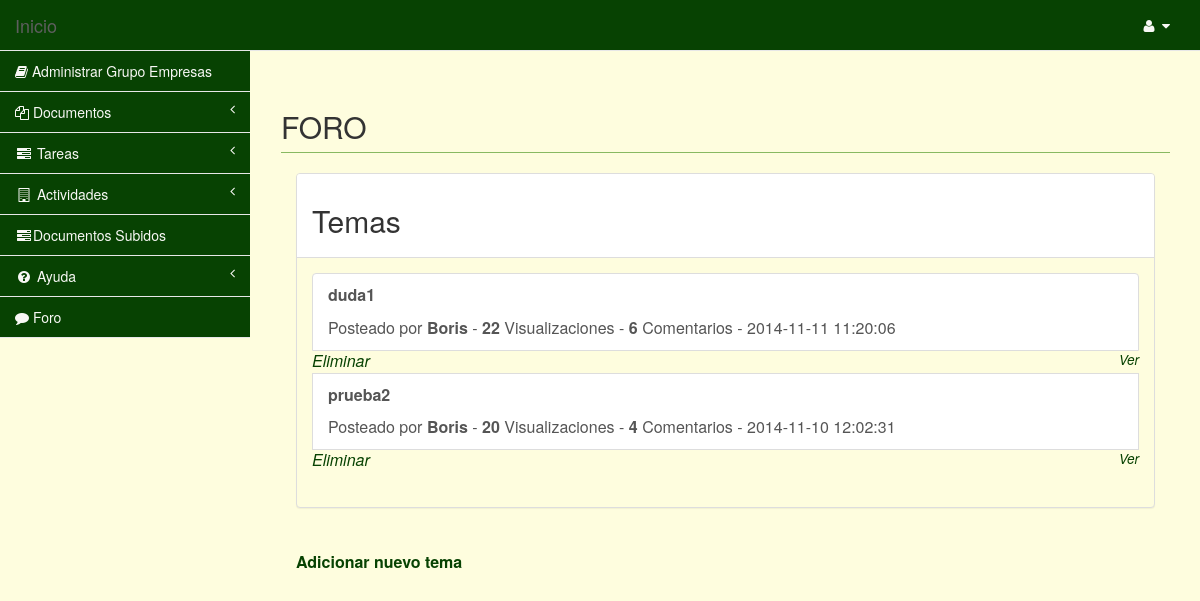
Page /Vista/lista-de-noticias.php on the earlier database version.
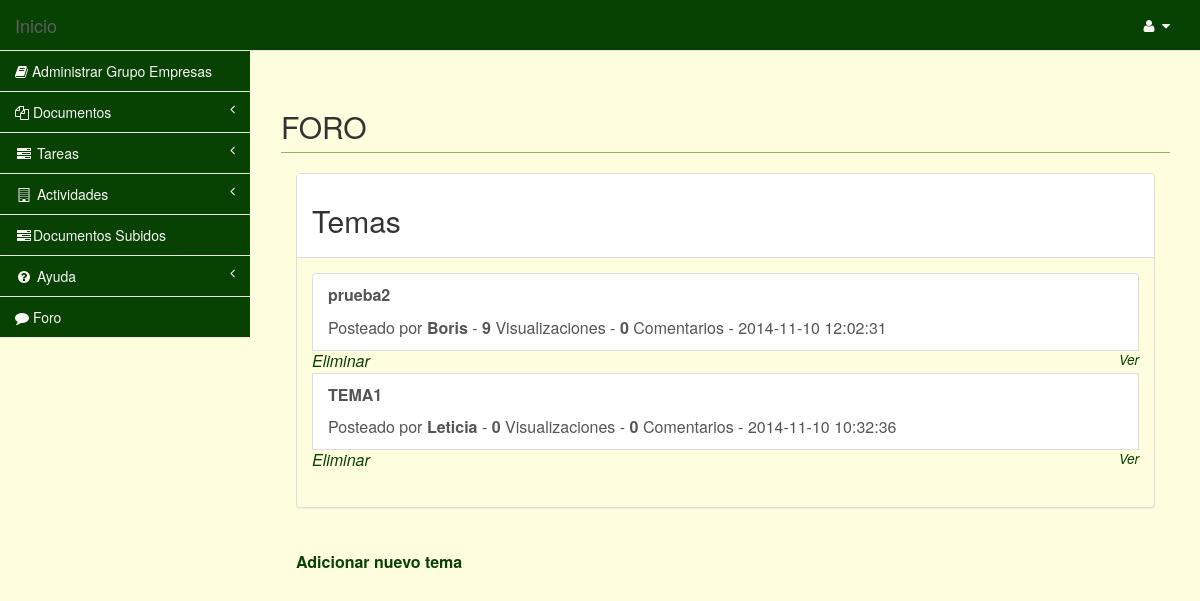
Same page on the later database version.
### tables this page shows
CREATE TABLE IF NOT EXISTS `noticias` (
  `ID_N` int(11) NOT NULL AUTO_INCREMENT,
  `NOMBRE_U` varchar(50) NOT NULL,
  `TITULO` text NOT NULL,
  `FECHA_N` datetime NOT NULL,
  `VIEWS` int(11) NOT NULL,
  `TEXTO` text NOT NULL,
  PRIMARY KEY (`ID_N`,`NOMBRE_U`),
  KEY `fk_noticias_usuario1_idx` (`NOMBRE_U`)
);

### Vista/lista-de-noticias.php (the view, shortened to what this page needs)
<?php
    $UsuarioActivo = $_SESSION['usuario'];
?>
<html>
<head>
    <link href="../Librerias/css/bootstrap.min.css" rel="stylesheet">
    <link href="../Librerias/font-awesome/css/font-awesome.css" rel="stylesheet">
    <link href="../Librerias/css/plugins/morris/morris-0.4.3.min.css" rel="stylesheet">
    <link href="../Librerias/css/plugins/timeline/timeline.css" rel="stylesheet">
    <link href="../Librerias/css/sb-admin.css" rel="stylesheet">
</head>
<body>
       <div id="wrapper">
        <nav class="navbar navbar-default navbar-fixed-top" role="navigation" style="margin-bottom: 0">
            <div class="navbar-header">
                <a class="navbar-brand" href="inicio_asesor.php">Inicio </a>
            </div>
            <ul class="nav navbar-top-links navbar-right">
                <li class="dropdown">
                    <a class="dropdown-toggle" data-toggle="dropdown" href="#">
                        <?php echo $UsuarioActivo.' '; ?><i class="fa fa-user fa-fw"></i>  <i class="fa fa-caret-down"></i>
                    </a>
                </li>
            </ul>
            <div class="navbar-default navbar-static-side" role="navigation">
                <div class="sidebar-collapse">
                    <ul class="nav" id="side-menu">
                        <li>
                            <a href="AdministrarGrupoEmpresa.php"><i class="fa fa-book"></i> Administrar Grupo Empresas</a>
                        </li>
                        <li>
                            <a href="#"><i class="fa fa-bar-chart-o fa-files-o "></i> Documentos <span class="fa arrow"></span></a>
                        </li>
                         <li>
                            <a href="#"><i class="fa fa-tasks fa-fw"></i> Tareas<span class="fa arrow"></span></a>
                        </li>
                        <li>
                            <a href="#"><i class="fa fa-building-o fa-fw"></i> Actividades<span class="fa arrow"></span></a>
                        </li>
                         <li>
                              <a href="lista_doc_subidos.php"><i class="fa fa-tasks fa-fw"></i>Documentos Subidos </a>
                          </li>
                        <li>
                            <a href="#"><i class="fa fa-question-circle fa-fw"></i> Ayuda <span class="fa arrow"></span></a>
                        </li>
                        <li>
                            <a href="lista-de-noticias.php"><i class="fa fa-comment"></i> Foro</a>
                        </li>
                    </ul>
                </div>
            </div>
        </nav>
        <div id="page-wrapper">
            <div class="row">
                <div class="col-lg-12">
                    <h2 class="page-header">FORO</h2>
                    <div class="col-lg-12" >
                          <div class="panel panel-default">
                        <div class="panel-heading">
                            <i ></i><h2> Temas</h2>
                        </div>
                        <div class="panel-body">
                            <div class="list-group">
                                   <?php
                                        $selecionar_db = "SELECT * FROM noticias ORDER BY ID_N DESC";
                                        $final = mysql_query($selecionar_db)
                                        or die ("<h1>Error</h1>");
                                        while ($noticias=mysql_fetch_array($final)) {
                                        $id = $noticias["ID_N"];
                                        $usuario = $noticias["NOMBRE_U"];
                                        $titulo = $noticias["TITULO"];
                                        $f = $noticias["FECHA_N"];
                                        $views = $noticias["VIEWS"];
                                      $comentarios_db = "SELECT * FROM comentarios WHERE ID_N='$id'";
                                      $comentarios_db = mysql_query($comentarios_db);
                                      $comentarios = mysql_num_rows($comentarios_db);
                                    ?>
                                <a href="#" class="list-group-item">
                                    <i ></i> <p size="5"><font size="3"><b><?php echo $titulo?></b><p></p>
                                    <i ></i> Posteado por <b><?php echo $usuario?></b> -
                                    <i ></i> <b> <?php echo $views?></b> Visualizaciones -
                                    <i ></i> <b><?php echo $comentarios?></b> Comentarios -
                                    <i ></i> <?php echo $f?>
                                    <span class="pull-right text-muted small"><em><?php echo "<td> <a  class='link-dos'href=\"excluir-noticia.php?id=$id\">Eliminar</a></td>"; ?></em>
                                    </span>
                                    <span class="pull-right text-muted small"><em><?php echo"<td> <a  class='link-dos' href=\"noticia.php?id=$id\">Ver </a></td>";?></em>
                                    </span>
                                </a>
                                <?php
                                 }
                                 ?>
                            </div>
                        </div>
                    </div>
<br>
<b><a  class='link-dos' href="adicionar-noticia.php">Adicionar nuevo  tema</a></b>
                    </div>
                </div>
            </div>
    </div>
</body>
</html>

### Librerias/css/sb-admin.css (style rules this page uses)
body { background-color: #fefdde; padding-top: 100px; }
@media (min-width:768px) { body { padding-top: 50px; } }
#wrapper { width: 100%; }
#page-wrapper { padding: 0 15px; min-height: 568px; background-color: #fefdde; }
@media (min-width:768px) { #page-wrapper { position: inherit; margin: 0 0 0 250px; padding: 0 30px; min-height: 1300px; border-left: 1px solid #fefdde; } }
.navbar-static-side ul li { border-bottom: 1px solid #e7e7e7; }
.navbar-top-links li { display: inline-block; }
.navbar-top-links li:last-child { margin-right: 15px;dropdown }
.navbar-top-links li a { padding: 15px; min-height: 50px; }
.arrow { float: right; }
.fa.arrow:before { content: "\f104"; }
@media (min-width:768px) { .navbar-static-side { z-index: 1; position: absolute; width: 250px; margin-top: 51px; } }

Differences in the rows shown:
removed noticias: TITULO "duda1", NOMBRE_U "Boris", VIEWS "22", comentarios "6", FECHA_N "2014-11-11 11:20:06"
changed noticias "prueba2": VIEWS "20" → "9"; comentarios "4" → "0"
added noticias: TITULO "TEMA1", NOMBRE_U "Leticia", VIEWS "0", comentarios "0", FECHA_N "2014-11-10 10:32:36"
